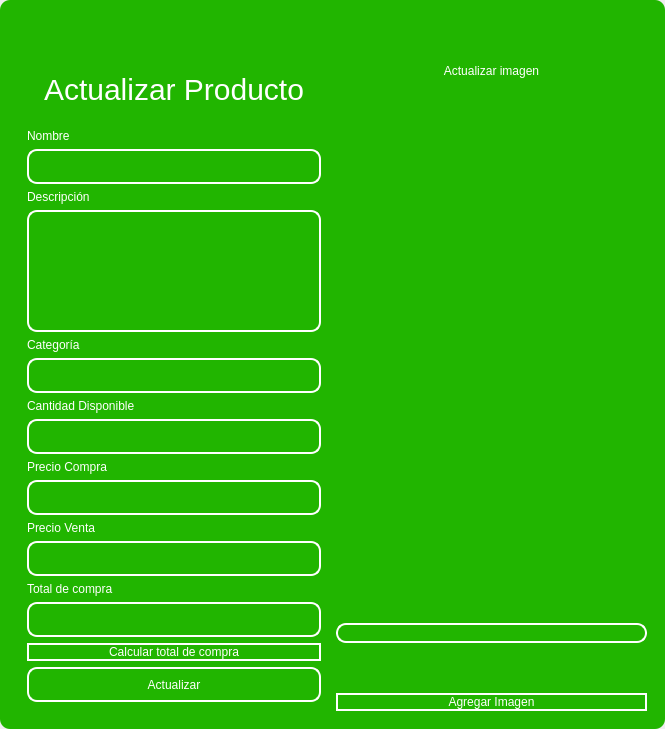
<?xml version="1.0" encoding="UTF-8"?>
<ui version="4.0">
 <class>MainWindow</class>
 <widget class="QMainWindow" name="MainWindow">
  <property name="geometry">
   <rect>
    <x>0</x>
    <y>0</y>
    <width>665</width>
    <height>729</height>
   </rect>
  </property>
  <property name="windowTitle">
   <string>MainWindow</string>
  </property>
  <property name="styleSheet">
   <string notr="true"/>
  </property>
  <widget class="QWidget" name="centralwidget">
   <property name="styleSheet">
    <string notr="true"/>
   </property>
   <layout class="QVBoxLayout" name="verticalLayout">
    <property name="spacing">
     <number>0</number>
    </property>
    <property name="leftMargin">
     <number>0</number>
    </property>
    <property name="topMargin">
     <number>0</number>
    </property>
    <property name="rightMargin">
     <number>0</number>
    </property>
    <property name="bottomMargin">
     <number>0</number>
    </property>
    <item>
     <widget class="QFrame" name="frame">
      <property name="enabled">
       <bool>true</bool>
      </property>
      <property name="styleSheet">
       <string notr="true">QFrame {
	border-radius:10px;
	background-color: rgb(33, 181, 0);
 }
</string>
      </property>
      <property name="frameShape">
       <enum>QFrame::StyledPanel</enum>
      </property>
      <property name="frameShadow">
       <enum>QFrame::Raised</enum>
      </property>
      <layout class="QVBoxLayout" name="verticalLayout_2">
       <item>
        <widget class="QFrame" name="frame_superior">
         <property name="minimumSize">
          <size>
           <width>0</width>
           <height>40</height>
          </size>
         </property>
         <property name="maximumSize">
          <size>
           <width>16777215</width>
           <height>40</height>
          </size>
         </property>
         <property name="styleSheet">
          <string notr="true">QPushButton{
border-radius:18px;
}

QPushButton:hover{
	background-color: rgb(0, 0, 0);
}
</string>
         </property>
         <property name="frameShape">
          <enum>QFrame::StyledPanel</enum>
         </property>
         <property name="frameShadow">
          <enum>QFrame::Raised</enum>
         </property>
         <layout class="QHBoxLayout" name="horizontalLayout_3">
          <property name="spacing">
           <number>4</number>
          </property>
          <property name="leftMargin">
           <number>0</number>
          </property>
          <property name="topMargin">
           <number>0</number>
          </property>
          <property name="rightMargin">
           <number>0</number>
          </property>
          <property name="bottomMargin">
           <number>0</number>
          </property>
          <item>
           <widget class="QPushButton" name="btn_icon">
            <property name="text">
             <string/>
            </property>
            <property name="iconSize">
             <size>
              <width>40</width>
              <height>40</height>
             </size>
            </property>
           </widget>
          </item>
          <item>
           <spacer name="horizontalSpacer_2">
            <property name="orientation">
             <enum>Qt::Horizontal</enum>
            </property>
            <property name="sizeHint" stdset="0">
             <size>
              <width>443</width>
              <height>20</height>
             </size>
            </property>
           </spacer>
          </item>
          <item>
           <widget class="QPushButton" name="bt_minimizar">
            <property name="minimumSize">
             <size>
              <width>38</width>
              <height>38</height>
             </size>
            </property>
            <property name="maximumSize">
             <size>
              <width>38</width>
              <height>38</height>
             </size>
            </property>
            <property name="cursor">
             <cursorShape>PointingHandCursor</cursorShape>
            </property>
            <property name="text">
             <string/>
            </property>
            <property name="icon">
             <iconset>
              <normaloff>image/minus.svg</normaloff>image/minus.svg</iconset>
            </property>
            <property name="iconSize">
             <size>
              <width>38</width>
              <height>38</height>
             </size>
            </property>
           </widget>
          </item>
          <item>
           <widget class="QPushButton" name="bt_maximizar">
            <property name="minimumSize">
             <size>
              <width>38</width>
              <height>38</height>
             </size>
            </property>
            <property name="maximumSize">
             <size>
              <width>38</width>
              <height>38</height>
             </size>
            </property>
            <property name="cursor">
             <cursorShape>PointingHandCursor</cursorShape>
            </property>
            <property name="text">
             <string/>
            </property>
            <property name="icon">
             <iconset>
              <normaloff>image/chevron-up.svg</normaloff>image/chevron-up.svg</iconset>
            </property>
            <property name="iconSize">
             <size>
              <width>38</width>
              <height>38</height>
             </size>
            </property>
           </widget>
          </item>
          <item>
           <widget class="QPushButton" name="bt_restaurar">
            <property name="minimumSize">
             <size>
              <width>38</width>
              <height>38</height>
             </size>
            </property>
            <property name="maximumSize">
             <size>
              <width>38</width>
              <height>38</height>
             </size>
            </property>
            <property name="cursor">
             <cursorShape>PointingHandCursor</cursorShape>
            </property>
            <property name="text">
             <string/>
            </property>
            <property name="icon">
             <iconset>
              <normaloff>image/chevron-down.svg</normaloff>image/chevron-down.svg</iconset>
            </property>
            <property name="iconSize">
             <size>
              <width>38</width>
              <height>38</height>
             </size>
            </property>
           </widget>
          </item>
          <item>
           <widget class="QPushButton" name="bt_cerrar">
            <property name="minimumSize">
             <size>
              <width>38</width>
              <height>38</height>
             </size>
            </property>
            <property name="maximumSize">
             <size>
              <width>38</width>
              <height>38</height>
             </size>
            </property>
            <property name="cursor">
             <cursorShape>PointingHandCursor</cursorShape>
            </property>
            <property name="text">
             <string/>
            </property>
            <property name="icon">
             <iconset>
              <normaloff>image/x.svg</normaloff>image/x.svg</iconset>
            </property>
            <property name="iconSize">
             <size>
              <width>38</width>
              <height>38</height>
             </size>
            </property>
           </widget>
          </item>
         </layout>
        </widget>
       </item>
       <item>
        <widget class="QFrame" name="frame_3">
         <property name="styleSheet">
          <string notr="true">QLabel {
	color: rgb(255, 255, 254);
	font: 12pt &quot;Arial&quot;;
	background-color: rgba(0, 0, 0,0);
}

QTextEdit{
background-color: rgba(0, 0, 0,0);
border-radius:10px; 
font: 12pt &quot;Arial&quot;;
color: rgb(255, 255, 254);
border: 2px solid  rgb(255, 255, 255);

}

QTextEdit:hover{
background-color: rgba(0, 0, 0,0);
border-radius:10px; 
font: 12pt &quot;Arial&quot;;
border: 2px solid  rgb(120, 0, 171);
}

QTextEdit:focus{
background-color: rgb(0, 0, 0);
border-radius:10px; 
font: 12pt &quot;Arial&quot;;
border: 2px solid rgb(120, 0, 171);
}

QLineEdit{
background-color: rgba(0, 0, 0,0);
border-radius:10px; 
font: 12pt &quot;Arial&quot;;
color: rgb(255, 255, 254);
border: 2px solid  rgb(255, 255, 255);

}

QLineEdit:hover{
background-color: rgba(0, 0, 0,0);
border-radius:10px; 
font: 12pt &quot;Arial&quot;;
border: 2px solid  rgb(120, 0, 171);
}

QLineEdit:focus{
background-color: rgb(0, 0, 0);
border-radius:10px; 
font: 12pt &quot;Arial&quot;;
border: 2px solid rgb(120, 0, 171);
}

QCheckBox{
	font: 12pt &quot;Arial&quot;;
	color: rgb(255, 255, 255);
}

QCheckBox::indicator {
    width: 18px;
    height:18px;
}

QCheckBox::indicator:unchecked {
   background-image: url(image/square.svg);
}

QCheckBox::indicator:checked {
   background-image: url(image/check-square.svg);
}

QPushButton{
border-radius:10px; 
font: 12pt &quot;Arial&quot;;
color: rgb(255, 255, 254);
border: 2px solid #ffffff;
}

QPushButton:hover{
border-radius:10px; 
font: 12pt &quot;Arial&quot;;
color: rgb(255, 255, 255);
border: 2px solid rgb(120, 0, 171);
	background-color: rgb(120, 0, 171);
}
</string>
         </property>
         <property name="frameShape">
          <enum>QFrame::StyledPanel</enum>
         </property>
         <property name="frameShadow">
          <enum>QFrame::Raised</enum>
         </property>
         <layout class="QHBoxLayout" name="horizontalLayout_4">
          <item>
           <layout class="QVBoxLayout" name="verticalLayout_4">
            <item>
             <widget class="QLabel" name="label_3">
              <property name="minimumSize">
               <size>
                <width>100</width>
                <height>50</height>
               </size>
              </property>
              <property name="styleSheet">
               <string notr="true">font-size: 30px;
color: rgb(255, 255, 255);</string>
              </property>
              <property name="text">
               <string>Actualizar Producto</string>
              </property>
              <property name="alignment">
               <set>Qt::AlignCenter</set>
              </property>
             </widget>
            </item>
            <item>
             <widget class="QFrame" name="frame_4">
              <property name="maximumSize">
               <size>
                <width>400</width>
                <height>600</height>
               </size>
              </property>
              <property name="styleSheet">
               <string notr="true">QLabel {
	color: rgb(255, 255, 254);
	font: 12pt &quot;Arial&quot;;
	background-color: rgba(0, 0, 0,0);
}

QTextEdit{
background-color: rgba(0, 0, 0,0);
border-radius:10px; 
font: 12pt &quot;Arial&quot;;
color: rgb(255, 255, 254);
border: 2px solid  rgb(255, 255, 255);

}

QTextEdit:hover{
background-color: rgba(0, 0, 0,0);
border-radius:10px; 
font: 12pt &quot;Arial&quot;;
border: 2px solid  rgb(120, 0, 171);
}

QTextEdit:focus{
background-color: rgb(0, 0, 0);
border-radius:10px; 
font: 12pt &quot;Arial&quot;;
border: 2px solid rgb(120, 0, 171);
}

QLineEdit{
background-color: rgba(0, 0, 0,0);
border-radius:10px; 
font: 12pt &quot;Arial&quot;;
color: rgb(255, 255, 254);
border: 2px solid  rgb(255, 255, 255);

}

QLineEdit:hover{
background-color: rgba(0, 0, 0,0);
border-radius:10px; 
font: 12pt &quot;Arial&quot;;
border: 2px solid  rgb(120, 0, 171);
}

QLineEdit:focus{
background-color: rgb(0, 0, 0);
border-radius:10px; 
font: 12pt &quot;Arial&quot;;
border: 2px solid rgb(120, 0, 171);
}

QCheckBox{
	font: 12pt &quot;Arial&quot;;
	color: rgb(255, 255, 255);
}

QCheckBox::indicator {
    width: 18px;
    height:18px;
}

QCheckBox::indicator:unchecked {
   background-image: url(image/square.svg);
}

QCheckBox::indicator:checked {
   background-image: url(image/check-square.svg);
}

QPushButton{
border-radius:10px; 
font: 12pt &quot;Arial&quot;;
color: rgb(255, 255, 254);
border: 2px solid #ffffff;
}

QPushButton:hover{
border-radius:10px; 
font: 12pt &quot;Arial&quot;;
color: rgb(255, 255, 255);
border: 2px solid rgb(120, 0, 171);
	background-color: rgb(120, 0, 171);
}
</string>
              </property>
              <property name="frameShape">
               <enum>QFrame::StyledPanel</enum>
              </property>
              <property name="frameShadow">
               <enum>QFrame::Raised</enum>
              </property>
              <layout class="QVBoxLayout" name="verticalLayout_3">
               <item>
                <spacer name="verticalSpacer_3">
                 <property name="orientation">
                  <enum>Qt::Vertical</enum>
                 </property>
                 <property name="sizeHint" stdset="0">
                  <size>
                   <width>20</width>
                   <height>40</height>
                  </size>
                 </property>
                </spacer>
               </item>
               <item>
                <widget class="QLabel" name="label_4">
                 <property name="text">
                  <string>Nombre</string>
                 </property>
                </widget>
               </item>
               <item>
                <widget class="QLineEdit" name="nametxt">
                 <property name="minimumSize">
                  <size>
                   <width>0</width>
                   <height>35</height>
                  </size>
                 </property>
                 <property name="text">
                  <string/>
                 </property>
                </widget>
               </item>
               <item>
                <widget class="QLabel" name="label_7">
                 <property name="text">
                  <string>Descripción</string>
                 </property>
                </widget>
               </item>
               <item>
                <widget class="QTextEdit" name="descriptiontxt">
                 <property name="minimumSize">
                  <size>
                   <width>0</width>
                   <height>40</height>
                  </size>
                 </property>
                </widget>
               </item>
               <item>
                <spacer name="verticalSpacer_4">
                 <property name="orientation">
                  <enum>Qt::Vertical</enum>
                 </property>
                 <property name="sizeHint" stdset="0">
                  <size>
                   <width>20</width>
                   <height>40</height>
                  </size>
                 </property>
                </spacer>
               </item>
               <item>
                <widget class="QLabel" name="label_5">
                 <property name="text">
                  <string>Categoría</string>
                 </property>
                </widget>
               </item>
               <item>
                <widget class="QLineEdit" name="categorytxt">
                 <property name="minimumSize">
                  <size>
                   <width>0</width>
                   <height>35</height>
                  </size>
                 </property>
                 <property name="maximumSize">
                  <size>
                   <width>16777215</width>
                   <height>16777215</height>
                  </size>
                 </property>
                 <property name="echoMode">
                  <enum>QLineEdit::Normal</enum>
                 </property>
                </widget>
               </item>
               <item>
                <spacer name="verticalSpacer_5">
                 <property name="orientation">
                  <enum>Qt::Vertical</enum>
                 </property>
                 <property name="sizeHint" stdset="0">
                  <size>
                   <width>20</width>
                   <height>40</height>
                  </size>
                 </property>
                </spacer>
               </item>
               <item>
                <widget class="QLabel" name="label">
                 <property name="text">
                  <string>Cantidad Disponible</string>
                 </property>
                </widget>
               </item>
               <item>
                <widget class="QLineEdit" name="stocktxt">
                 <property name="minimumSize">
                  <size>
                   <width>0</width>
                   <height>35</height>
                  </size>
                 </property>
                </widget>
               </item>
               <item>
                <widget class="QLabel" name="label_2">
                 <property name="text">
                  <string>Precio Compra</string>
                 </property>
                </widget>
               </item>
               <item>
                <spacer name="verticalSpacer_6">
                 <property name="orientation">
                  <enum>Qt::Vertical</enum>
                 </property>
                 <property name="sizeHint" stdset="0">
                  <size>
                   <width>20</width>
                   <height>40</height>
                  </size>
                 </property>
                </spacer>
               </item>
               <item>
                <widget class="QLineEdit" name="pricepurchtxt">
                 <property name="minimumSize">
                  <size>
                   <width>0</width>
                   <height>35</height>
                  </size>
                 </property>
                </widget>
               </item>
               <item>
                <spacer name="verticalSpacer_10">
                 <property name="orientation">
                  <enum>Qt::Vertical</enum>
                 </property>
                 <property name="sizeHint" stdset="0">
                  <size>
                   <width>20</width>
                   <height>40</height>
                  </size>
                 </property>
                </spacer>
               </item>
               <item>
                <widget class="QLabel" name="label_6">
                 <property name="text">
                  <string>Precio Venta</string>
                 </property>
                </widget>
               </item>
               <item>
                <widget class="QLineEdit" name="pricesaletxt">
                 <property name="minimumSize">
                  <size>
                   <width>0</width>
                   <height>35</height>
                  </size>
                 </property>
                </widget>
               </item>
               <item>
                <widget class="QLabel" name="label_8">
                 <property name="text">
                  <string>Total de compra</string>
                 </property>
                </widget>
               </item>
               <item>
                <widget class="QLineEdit" name="totaltxt">
                 <property name="enabled">
                  <bool>false</bool>
                 </property>
                 <property name="minimumSize">
                  <size>
                   <width>0</width>
                   <height>35</height>
                  </size>
                 </property>
                 <property name="maximumSize">
                  <size>
                   <width>16777215</width>
                   <height>16777215</height>
                  </size>
                 </property>
                </widget>
               </item>
               <item>
                <widget class="QPushButton" name="btn_calculate_total">
                 <property name="cursor">
                  <cursorShape>PointingHandCursor</cursorShape>
                 </property>
                 <property name="text">
                  <string>Calcular total de compra</string>
                 </property>
                </widget>
               </item>
               <item>
                <spacer name="verticalSpacer_9">
                 <property name="orientation">
                  <enum>Qt::Vertical</enum>
                 </property>
                 <property name="sizeHint" stdset="0">
                  <size>
                   <width>20</width>
                   <height>50</height>
                  </size>
                 </property>
                </spacer>
               </item>
               <item>
                <widget class="QPushButton" name="btn_update">
                 <property name="minimumSize">
                  <size>
                   <width>0</width>
                   <height>35</height>
                  </size>
                 </property>
                 <property name="cursor">
                  <cursorShape>PointingHandCursor</cursorShape>
                 </property>
                 <property name="text">
                  <string>Actualizar</string>
                 </property>
                </widget>
               </item>
               <item>
                <spacer name="verticalSpacer_7">
                 <property name="orientation">
                  <enum>Qt::Vertical</enum>
                 </property>
                 <property name="sizeHint" stdset="0">
                  <size>
                   <width>20</width>
                   <height>40</height>
                  </size>
                 </property>
                </spacer>
               </item>
               <item>
                <spacer name="verticalSpacer_8">
                 <property name="orientation">
                  <enum>Qt::Vertical</enum>
                 </property>
                 <property name="sizeHint" stdset="0">
                  <size>
                   <width>20</width>
                   <height>40</height>
                  </size>
                 </property>
                </spacer>
               </item>
              </layout>
             </widget>
            </item>
           </layout>
          </item>
          <item>
           <layout class="QVBoxLayout" name="verticalLayout_5">
            <property name="spacing">
             <number>50</number>
            </property>
            <property name="leftMargin">
             <number>0</number>
            </property>
            <property name="topMargin">
             <number>0</number>
            </property>
            <property name="rightMargin">
             <number>0</number>
            </property>
            <property name="bottomMargin">
             <number>0</number>
            </property>
            <item>
             <widget class="QLabel" name="label_9">
              <property name="layoutDirection">
               <enum>Qt::LeftToRight</enum>
              </property>
              <property name="styleSheet">
               <string notr="true">color: rgb(255, 255, 255);
font: 30pt &quot;MS Shell Dlg 2&quot;;</string>
              </property>
              <property name="text">
               <string>Actualizar imagen</string>
              </property>
              <property name="alignment">
               <set>Qt::AlignCenter</set>
              </property>
             </widget>
            </item>
            <item>
             <layout class="QHBoxLayout" name="horizontalLayout">
              <item>
               <spacer name="horizontalSpacer_3">
                <property name="orientation">
                 <enum>Qt::Vertical</enum>
                </property>
                <property name="sizeHint" stdset="0">
                 <size>
                  <width>20</width>
                  <height>40</height>
                 </size>
                </property>
               </spacer>
              </item>
              <item>
               <widget class="QLabel" name="image_label">
                <property name="minimumSize">
                 <size>
                  <width>55</width>
                  <height>0</height>
                 </size>
                </property>
                <property name="text">
                 <string/>
                </property>
               </widget>
              </item>
              <item>
               <spacer name="horizontalSpacer">
                <property name="orientation">
                 <enum>Qt::Vertical</enum>
                </property>
                <property name="sizeHint" stdset="0">
                 <size>
                  <width>20</width>
                  <height>40</height>
                 </size>
                </property>
               </spacer>
              </item>
             </layout>
            </item>
            <item>
             <widget class="QLineEdit" name="imagetxt">
              <property name="enabled">
               <bool>false</bool>
              </property>
             </widget>
            </item>
            <item>
             <widget class="QPushButton" name="btn_add_image">
              <property name="cursor">
               <cursorShape>PointingHandCursor</cursorShape>
              </property>
              <property name="text">
               <string>Agregar Imagen</string>
              </property>
             </widget>
            </item>
           </layout>
          </item>
         </layout>
        </widget>
       </item>
      </layout>
     </widget>
    </item>
   </layout>
  </widget>
 </widget>
 <resources/>
 <connections/>
</ui>
